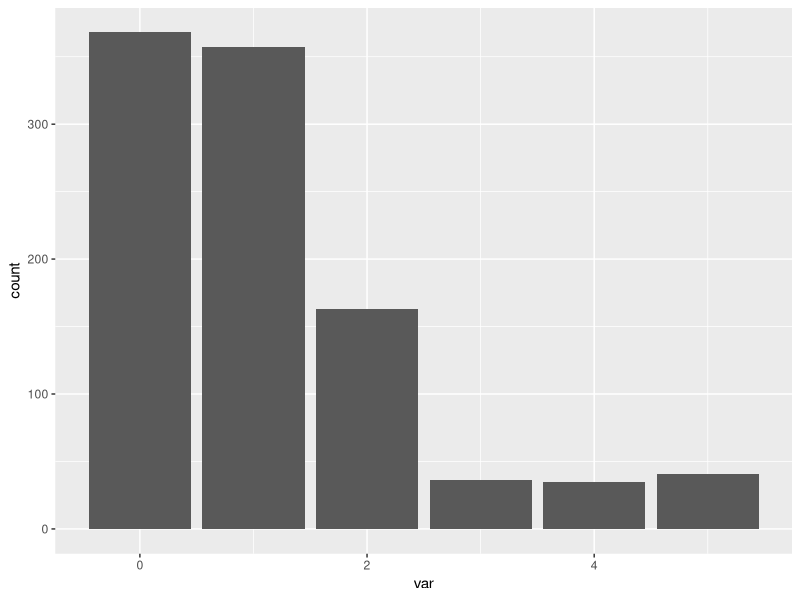
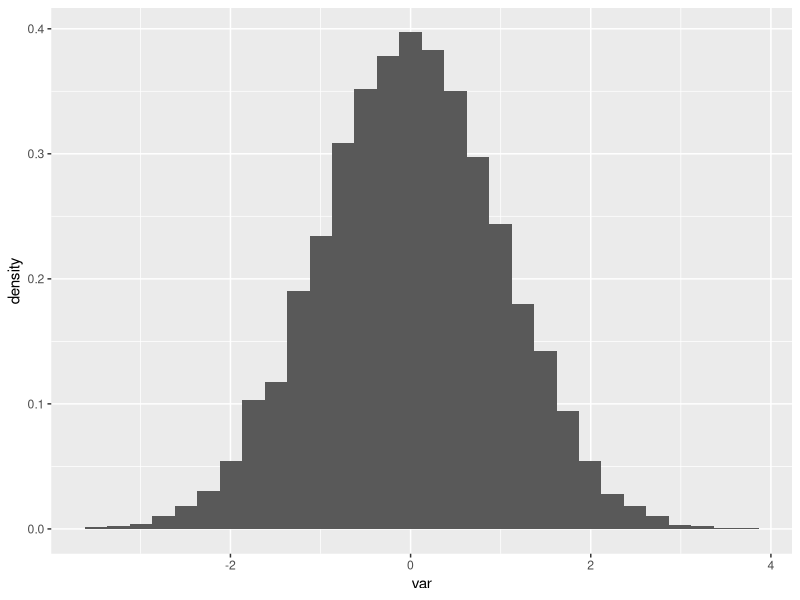
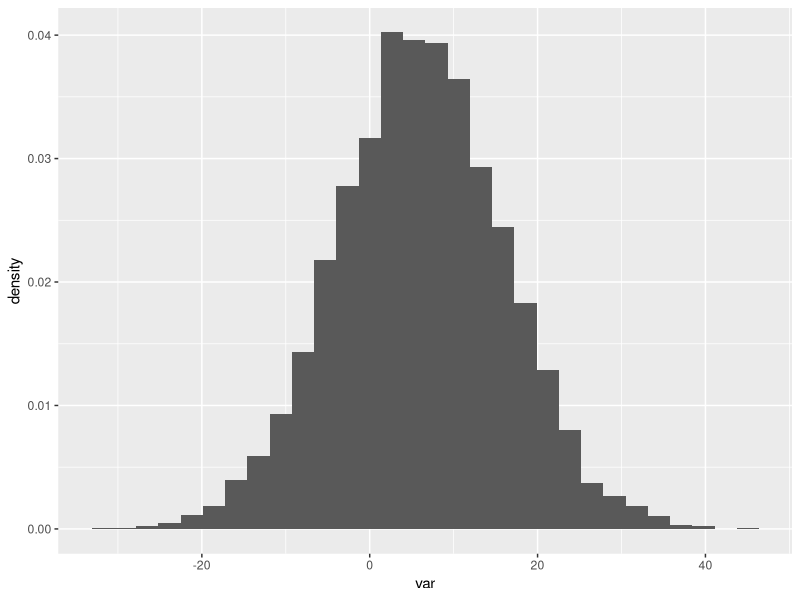

Here is the R script that generated these plots, in order:
## ---- chunk 1
library(tidyverse)
## ---- chunk 2
sample(x = 0:100,
       size = 3)
## ---- chunk 3
dist <- sample(x = 0:5,
               size = 1000,
               replace = T,
               prob = c(10, 9, 5, rep(1, 3)))

dist %>%
  data.frame() %>%
  rename(var = 1) %>%
  ggplot() + 
  geom_bar(aes(x = var))
  
## ---- chunk 4
rep("yellow", 3)
## ---- chunk 5
rep(sample(1:10, 2), 
    5)
## ---- chunk 6
replicate(5, 
          sample(1:10, 2))
## ---- chunk 7
rnorm(10000) %>%
  data.frame() %>%
  rename(var = 1) %>%
  ggplot() + 
  geom_histogram(aes(x = var, y = ..density..))
## ---- chunk 8
rnorm(10000, mean = 6, sd = 10) %>%
  data.frame() %>%
  rename(var = 1) %>%
  ggplot() + 
  geom_histogram(aes(x = var, y = ..density..))
## ---- chunk 9
pnorm(-2)
## ---- chunk 10
pnorm(1)
## ---- chunk 11

## ---- chunk 12

